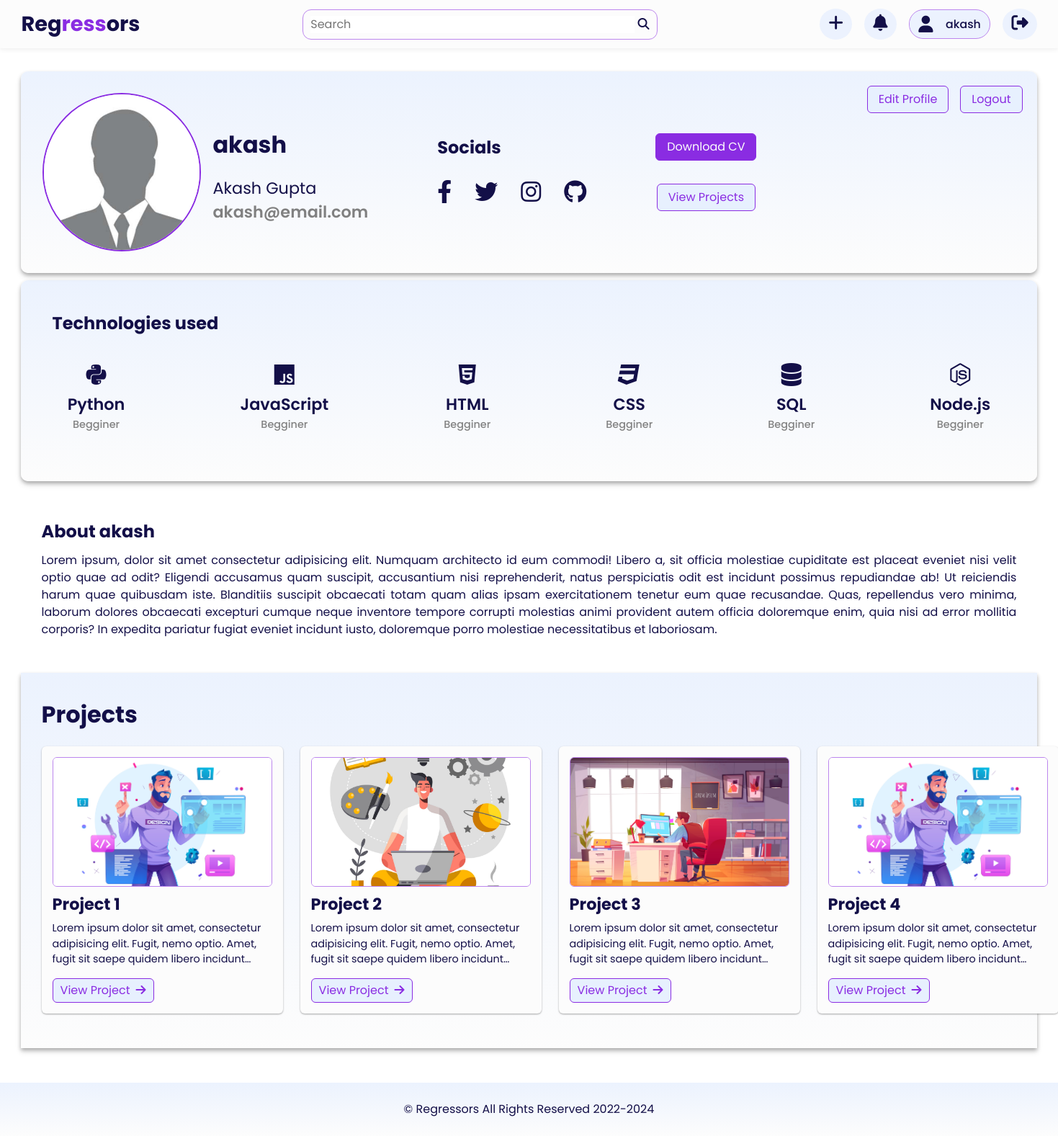
Page /account (signed in) on the committed database.
### app.py (models this page shows, shortened)
class User(db.Model, UserMixin):
    id = db.Column(db.Integer, primary_key=True, nullable=False, autoincrement=True)
    first_name = db.Column(db.String(20), nullable=False)
    last_name = db.Column(db.String(20), nullable=False)
    username = db.Column(db.String(20), unique=True, nullable=False)
    email = db.Column(db.String(120), unique=True, nullable=False)
    image_file = db.Column(db.String(20), nullable=False, default="default.jpg")
    password = db.Column(db.String(60), nullable=False)
    posts = db.relationship("Post", backref="author", lazy=True)

### app.py (the view)
@app.route("/account")
@login_required
def account():
    return render_template("account.html")

### app.py (called while the page is built)
@login_manager.user_loader
def load_user(user_id):
    return User.query.get(int(user_id))

### templates/account.html
{% extends "layout.html" %}
  {% block css_stylesheets %}
    {{ super() }}
    <link
      rel="stylesheet"
      href="{{ url_for('static', filename='css/profile.css') }}"
    />
  {% endblock css_stylesheets %}
  {% block body_content %}
    <section class="profile-page-main-section">
      <div class="container">
        <div class="profile-header">
          <div class="profile-header-left">
            <div class="profile-img">
              <img src="{{ url_for('static', filename='img/profile-pic.jpg') }}" alt="" />
            </div>
            <div class="user-details">
              <h1 class="user-name">{{ current_user.username }}</h1>
              <h2 class="full-name">{{ current_user.first_name + ' ' + current_user.last_name }}</h2>
              <h3 class="user-email">{{ current_user.email }}</h3>
            </div>
          </div>
          <div class="profile-header-right">
            <div class="social-area">
              <h2 class="social-heading">Socials</h2>
              <div class="social-icons">
                <a href="#" class="social-icon">
                  <i class="fab fa-facebook-f"></i>
                </a>
                <a href="#" class="social-icon">
                  <i class="fab fa-twitter"></i>
                </a>
                <a href="#" class="social-icon">
                  <i class="fab fa-instagram"></i>
                </a>
                <a href="#" class="social-icon">
                  <i class="fab fa-github"></i>
                </a>
              </div>
            </div>
            <div class="cv-area">
              <a href="#" class="btn btn-primary">Download CV</a>
              <a href="#" class="btn btn-secondary">View Projects</a>
            </div>
          </div>
          <div class="btn-area">
            <a href="{{ url_for('home') }}" class="btn btn-secondary edit-btn">Edit Profile</a>
            <a href="{{ url_for('logout') }}" class="btn btn-secondary logout-btn">Logout</a>
          </div>
        </div>
        <section class="tech-known-section">
          <div class="container">
            <h2 class="tech-known-heading">Technologies used</h2>
            <div class="tech-known-items-list">
              <div class="tech-known-item">
                <div class="tech-known-item-icon">
                  <i class="fa-brands fa-python"></i>
                </div>
                <div class="tech-known-item-name">Python</div>
                <div class="tech-known-item-experience">Begginer</div>
              </div>
              <div class="tech-known-item">
                <div class="tech-known-item-icon">
                  <i class="fa-brands fa-js"></i>
                </div>
                <div class="tech-known-item-name">JavaScript</div>
                <div class="tech-known-item-experience">Begginer</div>
              </div>
              <div class="tech-known-item">
                <div class="tech-known-item-icon">
                  <i class="fa-brands fa-html5"></i>
                </div>
                <div class="tech-known-item-name">HTML</div>
                <div class="tech-known-item-experience">Begginer</div>
              </div>
              <div class="tech-known-item">
                <div class="tech-known-item-icon">
                  <i class="fa-brands fa-css3"></i>
                </div>
                <div class="tech-known-item-name">CSS</div>
                <div class="tech-known-item-experience">Begginer</div>
              </div>
              <div class="tech-known-item">
                <div class="tech-known-item-icon">
                  <i class="fas fa-database"></i>
                </div>
                <div class="tech-known-item-name">SQL</div>
                <div class="tech-known-item-experience">Begginer</div>
              </div>
              <div class="tech-known-item">
                <div class="tech-known-item-icon">
                  <i class="fab fa-node-js"></i>
                </div>
                <div class="tech-known-item-name">Node.js</div>
                <div class="tech-known-item-experience">Begginer</div>
              </div>
            </div>
          </div>
        </section>
        <section class="about-section">
          <div class="container">
            <h2 class="about-heading">About {{ current_user.username }}</h2>
            <p class="about-text">Lorem ipsum, dolor sit amet consectetur adipisicing elit. Numquam architecto id eum commodi! Libero a, sit officia molestiae cupiditate est placeat eveniet nisi velit optio quae ad odit? Eligendi accusamus quam suscipit, accusantium nisi reprehenderit, natus perspiciatis odit est incidunt possimus repudiandae ab! Ut reiciendis harum quae quibusdam iste. Blanditiis suscipit obcaecati totam quam alias ipsam exercitationem tenetur eum quae recusandae. Quas, repellendus vero minima, laborum dolores obcaecati excepturi cumque neque inventore tempore corrupti molestias animi provident autem officia doloremque enim, quia nisi ad error mollitia corporis? In expedita pariatur fugiat eveniet incidunt iusto, doloremque porro molestiae necessitatibus et laboriosam.</p>
          </div>
        </section>
        <section class="projects-section">
          <div class="container">
            <h1>Projects</h1>
            <div class="cards-container">
              <div class="card">
                <img src="{{ url_for('static', filename='img/img-1.jpg') }}" alt="" class="card-img" />
                <h2 class="card-title">Project 1</h2>
                <p class="card-text">
                  Lorem ipsum dolor sit amet, consectetur adipisicing elit. Fugit,
                  nemo optio. Amet, fugit sit saepe quidem libero incidunt
                  architecto corrupti nam perferendis consequatur perspiciatis sequi
                  aliquid sapiente. Sapiente et provident neque laborum. Totam
                  cupiditate id, autem vitae repellendus quaerat molestiae!
                </p>
                <button class="btn btn-secondary card-btn">
                  View Project<span><i class="fa-solid fa-arrow-right"></i></span>
                </button>
              </div>
              <div class="card">
                <img src="{{ url_for('static', filename='img/img-2.jpg') }}" alt="" class="card-img" />
                <h2 class="card-title">Project 2</h2>
                <p class="card-text">
                  Lorem ipsum dolor sit amet, consectetur adipisicing elit. Fugit,
                  nemo optio. Amet, fugit sit saepe quidem libero incidunt
                  architecto corrupti nam perferendis consequatur perspiciatis sequi
                  aliquid sapiente. Sapiente et provident neque laborum. Totam
                  cupiditate id, autem vitae repellendus quaerat molestiae!
                </p>
                <button class="btn btn-secondary card-btn">
                  View Project<span><i class="fa-solid fa-arrow-right"></i></span>
                </button>
              </div>
              <div class="card">
                <img src="{{ url_for('static', filename='img/img-3.jpg') }}" alt="" class="card-img" />
                <h2 class="card-title">Project 3</h2>
                <p class="card-text">
                  Lorem ipsum dolor sit amet, consectetur adipisicing elit. Fugit,
                  nemo optio. Amet, fugit sit saepe quidem libero incidunt
                  architecto corrupti nam perferendis consequatur perspiciatis sequi
                  aliquid sapiente. Sapiente et provident neque laborum. Totam
                  cupiditate id, autem vitae repellendus quaerat molestiae!
                </p>
                <button class="btn btn-secondary card-btn">
                  View Project<span><i class="fa-solid fa-arrow-right"></i></span>
                </button>
              </div>
              <div class="card">
                <img src="{{ url_for('static', filename='img/img-1.jpg') }}" alt="" class="card-img" />
                <h2 class="card-title">Project 4</h2>
                <p class="card-text">
                  Lorem ipsum dolor sit amet, consectetur adipisicing elit. Fugit,
                  nemo optio. Amet, fugit sit saepe quidem libero incidunt
                  architecto corrupti nam perferendis consequatur perspiciatis sequi
                  aliquid sapiente. Sapiente et provident neque laborum. Totam
                  cupiditate id, autem vitae repellendus quaerat molestiae!
                </p>
                <button class="btn btn-secondary card-btn">
                  View Project<span><i class="fa-solid fa-arrow-right"></i></span>
                </button>
              </div>
            </div>
          </div>
        </section>
      </div>
    </section>
  {% endblock body_content %}

### templates/layout.html (shortened to what this page needs)
<!DOCTYPE html>
<html lang="en">
  <head>
    {% block css_stylesheets %}
    <link
      rel="stylesheet"
      href="{{ url_for('static', filename='css/main.css') }}"
    />
    {% endblock css_stylesheets %}
    <link
      rel="stylesheet"
      href="https://cdnjs.cloudflare.com/ajax/libs/font-awesome/6.1.0/css/all.min.css"
    />
  </head>
  <body>
    {% block navbar %}
      <nav class="nav-bar">
        <div class="container">
          <a href="{{ url_for('home') }}" class="logo">Reg<span>ress</span>ors</a>
          <div class="search-box">
            <input type="text" class="search-txt" placeholder="Search" />
            <a href="#" class="search-btn">
              <i class="fas fa-search"></i>
            </a>
          </div>
          <div class="menu">
            {% if current_user.is_authenticated %}
                <div class="menu-icon add-post-btn"><a href="{{ url_for('add') }}"><i class="fas fa-plus"></i></a></div>
              <div class="menu-icon notifications-btn"><i class="fas fa-bell"></i></div>
              <div class="profile-btn"><i class="profile-icon fas fa-user"></i><a href="{{ url_for('account') }}"><span class="user-name">{{ current_user.username }}</span></a></div>
                <div class="menu-icon logout-btn"><a href="{{ url_for('logout') }}"><i class="fas fa-sign-out-alt"></i></a></div>
            {% else %}
              <div class="btn btn-secondary"><a href="{{ url_for('signup') }}">Signup</a></div>
              <div class="btn btn-primary"><a href="{{ url_for('login') }}">Login</a></div>
            {% endif %}
          </div>
        </div>
      </nav>
    {% endblock navbar %}
    <section>
        {% block body_content %}{% endblock body_content %}
    </section>
    {% block footer %}
    <section class="footer" id="footer">
      <div class="container">
        <p>&#169; Regressors All Rights Reserved 2022-2024</p>
      </div>
    </section>
    {% endblock footer %}
  </body>
</html>

### static/css/main.css (style rules this page uses)
:root { --clr-primary: hsl(271, 76%, 53%); --clr-primary-dark: hsl(271, 76%, 43%); --clr-primary-light: hsl(271, 76%, 73%); --clr-secondary: hsl(217, 90%, 95%); --clr-bg: hsl(0, 0%, 99%); --clr-text: hsl(244, 66%, 17%); --clr-accent: hsl(270, 84%, 87%); --clr-warning: hsl(51, 87%, 79%); --clr-error: hsl(0, 80%, 84%); --clr-gradient-start: hsl(218, 90%, 96%); --clr-gradient-end: var(--clr-bg); --gradient-background: linear-gradient( 180deg, var(--clr-gradient-start) 0%, var(--clr-gradient-end) 100% ); }
*, *::before, *::after { box-sizing: border-box; }
* { font-family: "Poppins", sans-serif; margin: 0; padding: 0; scroll-behavior: smooth; scroll-padding-top: 2rem; }
body { min-height: 100vh; text-rendering: optimizeSpeed; line-height: 1.5; color: var(--clr-text); }
img, picture { max-width: 100%; display: block; }
input, button, textarea, select { font: inherit; }
a { text-decoration: none; color: var(--clr-text); }
section { padding: 2rem 0 3rem; }
section h1 { font-size: 2rem; margin: 10px 0 20px 0; }
.container { max-width: 96%; margin: auto; }
.nav-bar { position: sticky; top: 0; padding: 12px 0; background-color: var(--clr-bg); box-shadow: 0 0.3px 8px hsla(0, 2%, 12%, 0.108); z-index: 100; }
.nav-bar .container { display: flex; align-items: center; justify-content: space-between; }
.menu, .nav-bar ul { display: flex; align-items: center; justify-content: center; gap: 1.1rem; }
.logo { font-size: 1.8rem; font-weight: 700; color: var(--clr-text); }
.logo span { color: var(--clr-primary); }
.btn { padding: 6px 15px; border: 1px solid; border-radius: 6px; cursor: pointer; transition: 0.3s ease; }
.btn-primary { background-color: var(--clr-primary); border-color: var(--clr-primary); }
.btn-primary, .btn-primary a { color: var(--clr-bg); }
.btn-secondary { background-color: var(--clr-secondary); border-color: var(--clr-primary); }
.btn-secondary, .btn-secondary a { color: var(--clr-primary); }
.search-box { padding: 8px 10px; border: 1px solid var(--clr-primary-light); border-radius: 12px; }
.search-box input { width: 450px; }
.search-box input, .search-box input:focus { outline: none !important; border: none !important; }
.menu-icon { cursor: pointer; border-radius: 50%; background-color: var(--clr-gradient-start); padding: 8px 12px; transition: 0.3s ease; }
.profile-btn { border-radius: 20px; padding-right: 12px; border: 1px solid var(--clr-primary-light); background-color: var(--clr-gradient-start); cursor: pointer; display: flex; align-items: center; justify-content: center; gap: 0.35rem; transition: 0.3s ease; }
.profile-icon { border-radius: 50%; background-color: var(--clr-gradient-start); padding: 8px 12px; }
.user-name { font-weight: 500; font-size: 0.985rem; }
.menu i { font-size: 1.45rem; }
.footer { position: sticky; top: 100vh; background: var(--gradient-background); padding: 25px 0; }
.footer .container { display: flex; align-items: center; justify-content: center; }
.footer p { font-size: 1rem; }

### rows in the picture
User: username "akash", first_name+last_name "Akash Gupta", email "akash@email.com"
